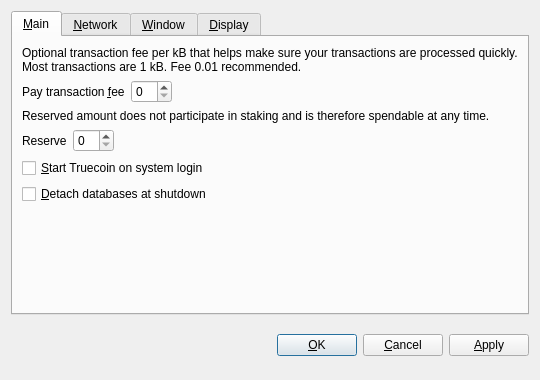
<?xml version="1.0" encoding="UTF-8"?>
<ui version="4.0">
 <class>OptionsDialog</class>
 <widget class="QDialog" name="OptionsDialog">
  <property name="geometry">
   <rect>
    <x>0</x>
    <y>0</y>
    <width>540</width>
    <height>380</height>
   </rect>
  </property>
  <property name="windowTitle">
   <string>Options</string>
  </property>
  <property name="modal">
   <bool>true</bool>
  </property>
  <layout class="QVBoxLayout" name="verticalLayout">
   <item>
    <widget class="QTabWidget" name="tabWidget">
     <property name="tabPosition">
      <enum>QTabWidget::North</enum>
     </property>
     <property name="currentIndex">
      <number>0</number>
     </property>
     <widget class="QWidget" name="tabMain">
      <attribute name="title">
       <string>&amp;Main</string>
      </attribute>
      <layout class="QVBoxLayout" name="verticalLayout_Main">
       <item>
        <widget class="QLabel" name="transactionFeeInfoLabel">
         <property name="text">
          <string>Optional transaction fee per kB that helps make sure your transactions are processed quickly. Most transactions are 1 kB. Fee 0.01 recommended.</string>
         </property>
         <property name="textFormat">
          <enum>Qt::PlainText</enum>
         </property>
         <property name="wordWrap">
          <bool>true</bool>
         </property>
        </widget>
       </item>
       <item>
        <layout class="QHBoxLayout" name="horizontalLayoutFee">
         <item>
          <widget class="QLabel" name="transactionFeeLabel">
           <property name="text">
            <string>Pay transaction &amp;fee</string>
           </property>
           <property name="textFormat">
            <enum>Qt::PlainText</enum>
           </property>
           <property name="buddy">
            <cstring>transactionFee</cstring>
           </property>
          </widget>
         </item>
         <item>
          <widget class="BitcoinAmountField" name="transactionFee"/>
         </item>
         <item>
          <spacer name="horizontalSpacerFee">
           <property name="orientation">
            <enum>Qt::Horizontal</enum>
           </property>
           <property name="sizeHint" stdset="0">
            <size>
             <width>40</width>
             <height>20</height>
            </size>
           </property>
          </spacer>
         </item>
        </layout>
       </item>
       <item>
        <widget class="QLabel" name="reserveBalanceInfoLabel">
         <property name="text">
          <string>Reserved amount does not participate in staking and is therefore spendable at any time.</string>
         </property>
         <property name="textFormat">
          <enum>Qt::PlainText</enum>
         </property>
         <property name="wordWrap">
          <bool>true</bool>
         </property>
        </widget>
       </item>
       <item>
        <layout class="QHBoxLayout" name="horizontalLayoutReserveBalance">
         <item>
          <widget class="QLabel" name="reserveBalanceLabel">
           <property name="text">
            <string>Reserve</string>
           </property>
           <property name="textFormat">
            <enum>Qt::PlainText</enum>
           </property>
           <property name="buddy">
            <cstring>reserveBalance</cstring>
           </property>
          </widget>
         </item>
         <item>
          <widget class="BitcoinAmountField" name="reserveBalance"/>
         </item>
         <item>
          <spacer name="horizontalSpacerReserveBalance">
           <property name="orientation">
            <enum>Qt::Horizontal</enum>
           </property>
           <property name="sizeHint" stdset="0">
            <size>
             <width>40</width>
             <height>20</height>
            </size>
           </property>
          </spacer>
         </item>
        </layout>
       </item>
       <item>
        <widget class="QCheckBox" name="bitcoinAtStartup">
         <property name="toolTip">
          <string>Automatically start Truecoin after logging in to the system.</string>
         </property>
         <property name="text">
          <string>&amp;Start Truecoin on system login</string>
         </property>
        </widget>
       </item>
       <item>
        <widget class="QCheckBox" name="detachDatabases">
         <property name="toolTip">
          <string>Detach block and address databases at shutdown. This means they can be moved to another data directory, but it slows down shutdown. The wallet is always detached.</string>
         </property>
         <property name="text">
          <string>&amp;Detach databases at shutdown</string>
         </property>
        </widget>
       </item>
       <item>
        <spacer name="verticalSpacer_Main">
         <property name="orientation">
          <enum>Qt::Vertical</enum>
         </property>
         <property name="sizeHint" stdset="0">
          <size>
           <width>20</width>
           <height>40</height>
          </size>
         </property>
        </spacer>
       </item>
      </layout>
     </widget>
     <widget class="QWidget" name="tabNetwork">
      <attribute name="title">
       <string>&amp;Network</string>
      </attribute>
      <layout class="QVBoxLayout" name="verticalLayout_Network">
       <item>
        <widget class="QCheckBox" name="mapPortUpnp">
         <property name="toolTip">
          <string>Automatically open the Truecoin client port on the router. This only works when your router supports UPnP and it is enabled.</string>
         </property>
         <property name="text">
          <string>Map port using &amp;UPnP</string>
         </property>
        </widget>
       </item>
       <item>
        <widget class="QCheckBox" name="connectSocks">
         <property name="toolTip">
          <string>Connect to the Truecoin network through a SOCKS proxy (e.g. when connecting through Tor).</string>
         </property>
         <property name="text">
          <string>&amp;Connect through SOCKS proxy:</string>
         </property>
        </widget>
       </item>
       <item>
        <layout class="QHBoxLayout" name="horizontalLayout_Network">
         <item>
          <widget class="QLabel" name="proxyIpLabel">
           <property name="text">
            <string>Proxy &amp;IP:</string>
           </property>
           <property name="textFormat">
            <enum>Qt::PlainText</enum>
           </property>
           <property name="buddy">
            <cstring>proxyIp</cstring>
           </property>
          </widget>
         </item>
         <item>
          <widget class="QValidatedLineEdit" name="proxyIp">
           <property name="maximumSize">
            <size>
             <width>140</width>
             <height>16777215</height>
            </size>
           </property>
           <property name="toolTip">
            <string>IP address of the proxy (e.g. 127.0.0.1)</string>
           </property>
          </widget>
         </item>
         <item>
          <widget class="QLabel" name="proxyPortLabel">
           <property name="text">
            <string>&amp;Port:</string>
           </property>
           <property name="textFormat">
            <enum>Qt::PlainText</enum>
           </property>
           <property name="buddy">
            <cstring>proxyPort</cstring>
           </property>
          </widget>
         </item>
         <item>
          <widget class="QLineEdit" name="proxyPort">
           <property name="maximumSize">
            <size>
             <width>55</width>
             <height>16777215</height>
            </size>
           </property>
           <property name="toolTip">
            <string>Port of the proxy (e.g. 9050)</string>
           </property>
          </widget>
         </item>
         <item>
          <widget class="QLabel" name="socksVersionLabel">
           <property name="text">
            <string>SOCKS &amp;Version:</string>
           </property>
           <property name="textFormat">
            <enum>Qt::PlainText</enum>
           </property>
           <property name="buddy">
            <cstring>socksVersion</cstring>
           </property>
          </widget>
         </item>
         <item>
          <widget class="QValueComboBox" name="socksVersion">
           <property name="toolTip">
            <string>SOCKS version of the proxy (e.g. 5)</string>
           </property>
          </widget>
         </item>
         <item>
          <spacer name="horizontalSpacer_Network">
           <property name="orientation">
            <enum>Qt::Horizontal</enum>
           </property>
           <property name="sizeHint" stdset="0">
            <size>
             <width>40</width>
             <height>20</height>
            </size>
           </property>
          </spacer>
         </item>
        </layout>
       </item>
       <item>
        <spacer name="verticalSpacer_Network">
         <property name="orientation">
          <enum>Qt::Vertical</enum>
         </property>
         <property name="sizeHint" stdset="0">
          <size>
           <width>20</width>
           <height>40</height>
          </size>
         </property>
        </spacer>
       </item>
      </layout>
     </widget>
     <widget class="QWidget" name="tabWindow">
      <attribute name="title">
       <string>&amp;Window</string>
      </attribute>
      <layout class="QVBoxLayout" name="verticalLayout_Window">
       <item>
        <widget class="QCheckBox" name="minimizeToTray">
         <property name="toolTip">
          <string>Show only a tray icon after minimizing the window.</string>
         </property>
         <property name="text">
          <string>&amp;Minimize to the tray instead of the taskbar</string>
         </property>
        </widget>
       </item>
       <item>
        <widget class="QCheckBox" name="minimizeOnClose">
         <property name="toolTip">
          <string>Minimize instead of exit the application when the window is closed. When this option is enabled, the application will be closed only after selecting Quit in the menu.</string>
         </property>
         <property name="text">
          <string>M&amp;inimize on close</string>
         </property>
        </widget>
       </item>
       <item>
        <spacer name="verticalSpacer_Window">
         <property name="orientation">
          <enum>Qt::Vertical</enum>
         </property>
         <property name="sizeHint" stdset="0">
          <size>
           <width>20</width>
           <height>40</height>
          </size>
         </property>
        </spacer>
       </item>
      </layout>
     </widget>
     <widget class="QWidget" name="tabDisplay">
      <attribute name="title">
       <string>&amp;Display</string>
      </attribute>
      <layout class="QVBoxLayout" name="verticalLayout_Display">
       <item>
        <layout class="QHBoxLayout" name="horizontalLayout_1_Display">
         <item>
          <widget class="QLabel" name="langLabel">
           <property name="text">
            <string>User Interface &amp;language:</string>
           </property>
           <property name="textFormat">
            <enum>Qt::PlainText</enum>
           </property>
           <property name="buddy">
            <cstring>lang</cstring>
           </property>
          </widget>
         </item>
         <item>
          <widget class="QValueComboBox" name="lang">
           <property name="toolTip">
            <string>The user interface language can be set here. This setting will take effect after restarting Truecoin.</string>
           </property>
          </widget>
         </item>
        </layout>
       </item>
       <item>
        <layout class="QHBoxLayout" name="horizontalLayout_2_Display">
         <item>
          <widget class="QLabel" name="unitLabel">
           <property name="text">
            <string>&amp;Unit to show amounts in:</string>
           </property>
           <property name="textFormat">
            <enum>Qt::PlainText</enum>
           </property>
           <property name="buddy">
            <cstring>unit</cstring>
           </property>
          </widget>
         </item>
         <item>
          <widget class="QValueComboBox" name="unit">
           <property name="toolTip">
            <string>Choose the default subdivision unit to show in the interface and when sending coins.</string>
           </property>
          </widget>
         </item>
        </layout>
       </item>
       <item>
        <widget class="QCheckBox" name="displayAddresses">
         <property name="toolTip">
          <string>Whether to show Truecoin addresses in the transaction list or not.</string>
         </property>
         <property name="text">
          <string>&amp;Display addresses in transaction list</string>
         </property>
        </widget>
       </item>
       <item>
        <widget class="QCheckBox" name="coinControlFeatures">
         <property name="toolTip">
          <string>Whether to show coin control features or not.</string>
         </property>
         <property name="text">
          <string>Display coin &amp;control features (experts only!)</string>
         </property>
        </widget>
       </item>
       <item>
        <spacer name="verticalSpacer_Display">
         <property name="orientation">
          <enum>Qt::Vertical</enum>
         </property>
         <property name="sizeHint" stdset="0">
          <size>
           <width>20</width>
           <height>40</height>
          </size>
         </property>
        </spacer>
       </item>
      </layout>
     </widget>
    </widget>
   </item>
   <item>
    <layout class="QHBoxLayout" name="horizontalLayout_Buttons">
     <item>
      <spacer name="horizontalSpacer_1">
       <property name="orientation">
        <enum>Qt::Horizontal</enum>
       </property>
       <property name="sizeHint" stdset="0">
        <size>
         <width>40</width>
         <height>48</height>
        </size>
       </property>
      </spacer>
     </item>
     <item>
      <widget class="QLabel" name="statusLabel">
       <property name="font">
        <font>
         <weight>75</weight>
         <bold>true</bold>
        </font>
       </property>
       <property name="text">
        <string/>
       </property>
       <property name="textFormat">
        <enum>Qt::PlainText</enum>
       </property>
       <property name="wordWrap">
        <bool>true</bool>
       </property>
      </widget>
     </item>
     <item>
      <spacer name="horizontalSpacer_2">
       <property name="orientation">
        <enum>Qt::Horizontal</enum>
       </property>
       <property name="sizeHint" stdset="0">
        <size>
         <width>40</width>
         <height>48</height>
        </size>
       </property>
      </spacer>
     </item>
     <item>
      <widget class="QPushButton" name="okButton">
       <property name="text">
        <string>&amp;OK</string>
       </property>
      </widget>
     </item>
     <item>
      <widget class="QPushButton" name="cancelButton">
       <property name="text">
        <string>&amp;Cancel</string>
       </property>
       <property name="autoDefault">
        <bool>false</bool>
       </property>
      </widget>
     </item>
     <item>
      <widget class="QPushButton" name="applyButton">
       <property name="text">
        <string>&amp;Apply</string>
       </property>
       <property name="autoDefault">
        <bool>false</bool>
       </property>
      </widget>
     </item>
    </layout>
   </item>
  </layout>
 </widget>
 <customwidgets>
  <customwidget>
   <class>BitcoinAmountField</class>
   <extends>QSpinBox</extends>
   <header>bitcoinamountfield.h</header>
  </customwidget>
  <customwidget>
   <class>QValueComboBox</class>
   <extends>QComboBox</extends>
   <header>qvaluecombobox.h</header>
  </customwidget>
  <customwidget>
   <class>QValidatedLineEdit</class>
   <extends>QLineEdit</extends>
   <header>qvalidatedlineedit.h</header>
  </customwidget>
 </customwidgets>
 <resources/>
 <connections/>
</ui>
